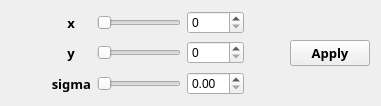
         <widget class="QWidget" name="tab">
          <attribute name="title">
           <string>1</string>
          </attribute>
          <layout class="QHBoxLayout" name="horizontalLayout_5">
           <item>
            <layout class="QGridLayout" name="gridLayout">
             <item row="2" column="3">
              <widget class="QDoubleSpinBox" name="fisheye_sigma_spinbox">
               <property name="accessibleName">
                <string>fisheye_sigma</string>
               </property>
              </widget>
             </item>
             <item row="1" column="2">
              <widget class="QSlider" name="fisheye_y_slider">
               <property name="accessibleName">
                <string>y</string>
               </property>
               <property name="orientation">
                <enum>Qt::Orientation::Horizontal</enum>
               </property>
              </widget>
             </item>
             <item row="2" column="2">
              <widget class="QSlider" name="fisheye_sigma_slider">
               <property name="accessibleName">
                <string>fisheye_sigma</string>
               </property>
               <property name="orientation">
                <enum>Qt::Orientation::Horizontal</enum>
               </property>
              </widget>
             </item>
             <item row="1" column="3">
              <widget class="QSpinBox" name="fisheye_y_spinbox">
               <property name="accessibleName">
                <string>y</string>
               </property>
              </widget>
             </item>
             <item row="0" column="1">
              <widget class="QLabel" name="label_9">
               <property name="font">
                <font>
                 <family>Tw Cen MT</family>
                 <pointsize>10</pointsize>
                 <bold>true</bold>
                </font>
               </property>
               <property name="text">
                <string>x</string>
               </property>
               <property name="textFormat">
                <enum>Qt::TextFormat::AutoText</enum>
               </property>
               <property name="alignment">
                <set>Qt::AlignmentFlag::AlignCenter</set>
               </property>
              </widget>
             </item>
             <item row="2" column="1">
              <widget class="QLabel" name="label_6">
               <property name="font">
                <font>
                 <family>Tw Cen MT</family>
                 <pointsize>10</pointsize>
                 <bold>true</bold>
                </font>
               </property>
               <property name="text">
                <string>sigma</string>
               </property>
               <property name="alignment">
                <set>Qt::AlignmentFlag::AlignRight|Qt::AlignmentFlag::AlignTrailing|Qt::AlignmentFlag::AlignVCenter</set>
               </property>
              </widget>
             </item>
             <item row="0" column="2">
              <widget class="QSlider" name="fisheye_x_slider">
               <property name="sizePolicy">
                <sizepolicy hsizetype="Expanding" vsizetype="Fixed">
                 <horstretch>100</horstretch>
                 <verstretch>0</verstretch>
                </sizepolicy>
               </property>
               <property name="accessibleName">
                <string>x</string>
               </property>
               <property name="orientation">
                <enum>Qt::Orientation::Horizontal</enum>
               </property>
              </widget>
             </item>
             <item row="0" column="3">
              <widget class="QSpinBox" name="fisheye_x_spinbox">
               <property name="toolTip">
                <string/>
               </property>
               <property name="accessibleName">
                <string>x</string>
               </property>
              </widget>
             </item>
             <item row="1" column="5">
              <widget class="QPushButton" name="fisheye_apply_button">
               <property name="maximumSize">
                <size>
                 <width>100</width>
                 <height>30</height>
                </size>
               </property>
               <property name="font">
                <font>
                 <family>Tw Cen MT</family>
                 <pointsize>10</pointsize>
                 <bold>true</bold>
                </font>
               </property>
               <property name="toolTip">
                <string>Apply this effect permanently! You can click undo button to roll back to the previous state.</string>
               </property>
               <property name="accessibleName">
                <string>tab_button</string>
               </property>
               <property name="text">
                <string>Apply</string>
               </property>
              </widget>
             </item>
             <item row="1" column="1">
              <widget class="QLabel" name="label_5">
               <property name="font">
                <font>
                 <family>Tw Cen MT</family>
                 <pointsize>10</pointsize>
                 <bold>true</bold>
                </font>
               </property>
               <property name="text">
                <string>y</string>
               </property>
               <property name="alignment">
                <set>Qt::AlignmentFlag::AlignCenter</set>
               </property>
              </widget>
             </item>
             <item row="0" column="0">
              <spacer name="horizontalSpacer_27">
               <property name="orientation">
                <enum>Qt::Orientation::Horizontal</enum>
               </property>
               <property name="sizeHint" stdset="0">
                <size>
                 <width>40</width>
                 <height>20</height>
                </size>
               </property>
              </spacer>
             </item>
             <item row="1" column="0">
              <spacer name="horizontalSpacer_28">
               <property name="orientation">
                <enum>Qt::Orientation::Horizontal</enum>
               </property>
               <property name="sizeHint" stdset="0">
                <size>
                 <width>40</width>
                 <height>20</height>
                </size>
               </property>
              </spacer>
             </item>
             <item row="2" column="0">
              <spacer name="horizontalSpacer_29">
               <property name="orientation">
                <enum>Qt::Orientation::Horizontal</enum>
               </property>
               <property name="sizeHint" stdset="0">
                <size>
                 <width>40</width>
                 <height>20</height>
                </size>
               </property>
              </spacer>
             </item>
             <item row="1" column="4">
              <spacer name="horizontalSpacer_30">
               <property name="orientation">
                <enum>Qt::Orientation::Horizontal</enum>
               </property>
               <property name="sizeHint" stdset="0">
                <size>
                 <width>40</width>
                 <height>20</height>
                </size>
               </property>
              </spacer>
             </item>
             <item row="0" column="4">
              <spacer name="horizontalSpacer_31">
               <property name="orientation">
                <enum>Qt::Orientation::Horizontal</enum>
               </property>
               <property name="sizeHint" stdset="0">
                <size>
                 <width>40</width>
                 <height>20</height>
                </size>
               </property>
              </spacer>
             </item>
             <item row="2" column="4">
              <spacer name="horizontalSpacer_32">
               <property name="orientation">
                <enum>Qt::Orientation::Horizontal</enum>
               </property>
               <property name="sizeHint" stdset="0">
                <size>
                 <width>40</width>
                 <height>20</height>
                </size>
               </property>
              </spacer>
             </item>
            </layout>
           </item>
          </layout>
         </widget>
